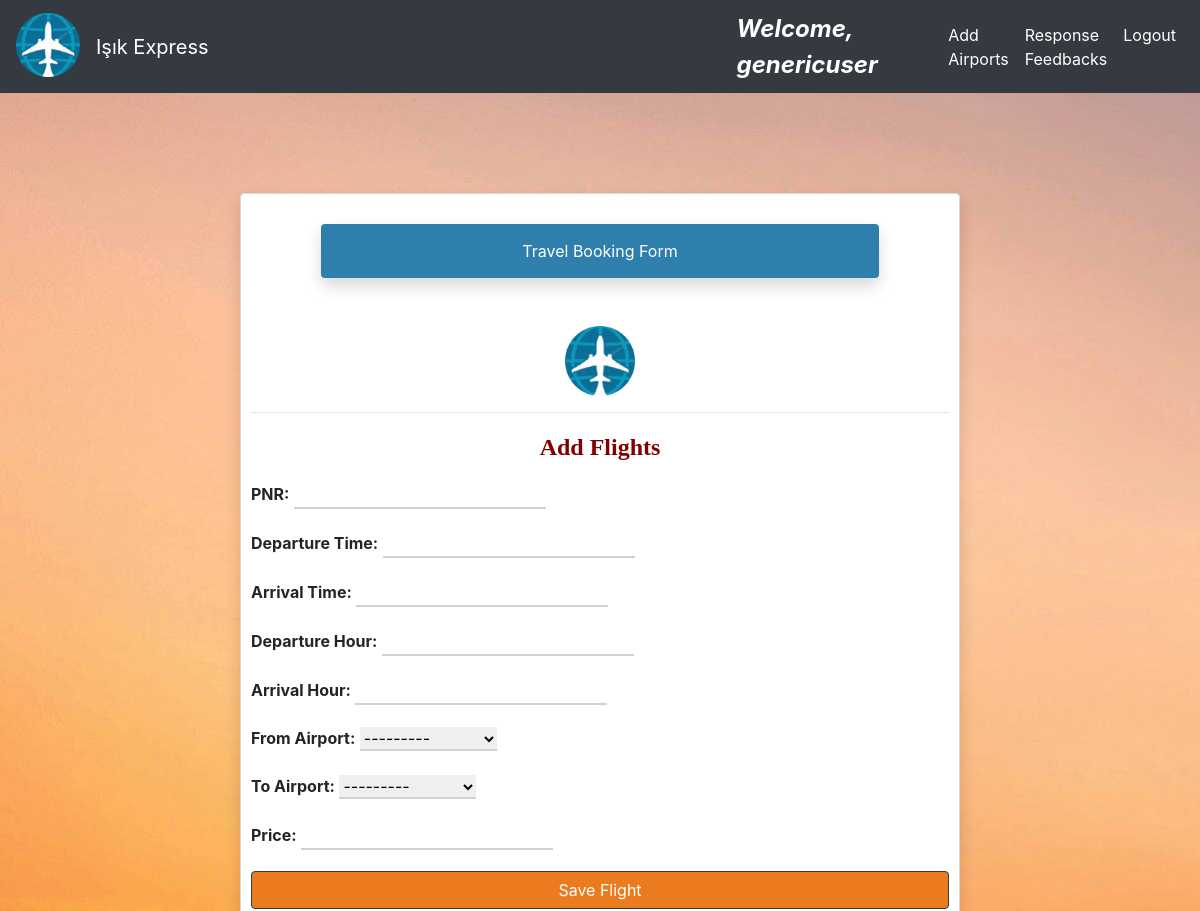
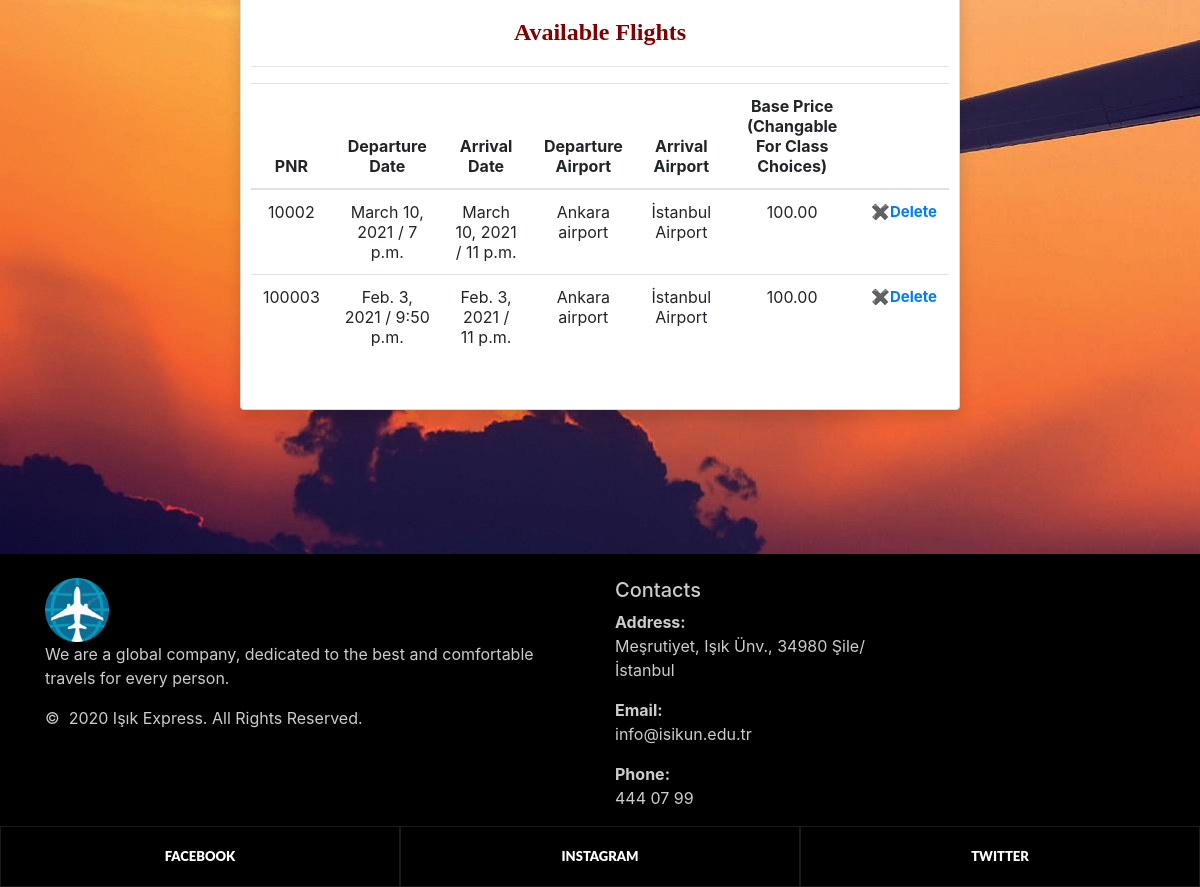
Page /homepage/ (signed in) on the committed database (2 pictures, top to bottom).
### home/models.py (models this page shows, shortened)
class Flight(models.Model):
    pnr=models.CharField(max_length=10, null=True)
    departure_time = models.DateField(auto_now_add=False, auto_now=False, null=True)
    arrival_time = models.DateField(auto_now_add=False, auto_now=False, null=True)
    departure_hour=models.TimeField(auto_now=False, auto_now_add=False, null=True)
    arrival_hour = models.TimeField(auto_now=False, auto_now_add=False, null=True)
    from_airport = models.ForeignKey(Airport, null=True,on_delete=models.SET_NULL, related_name="from_airport")
    to_airport = models.ForeignKey(Airport, null=True,on_delete=models.SET_NULL, related_name="to_airport")
    price= models.DecimalField(max_digits=10,decimal_places=2,null=True)

class Airport(models.Model):
    name=models.CharField(max_length=255,null=True)
    address=models.CharField(max_length=500,null=True)
    def __str__(self):
        return self.name

### home/views.py (the view, shortened to what this page needs)
# urls.py: path('homepage/', views.homepage, name="homepage"),
@login_required
def homepage(request):
    user = request.user
    registereduser = RegisteredUser.objects.get(user=user)
    requested_user_type = user_type.objects.get(registereduser=registereduser)
    flights = Flight.objects.filter(departure_time__range=[timezone.now(), "2022-01-01"])
    myFilter = FlightFilter(request.GET , queryset=flights)
    flights = myFilter.qs
    form = addflight(request.POST)
    if requested_user_type.user_type == 'A':
        return render(request, 'home/homepage.html', {'form':form, 'requested_user_type': requested_user_type, 'flights': flights})
    return render(request, 'home/homepage.html', {'flights': flights , 'myFilter':myFilter})

### home/forms.py
class addflight(forms.ModelForm):
   class Meta:
      model = Flight
      fields = ['pnr', 'departure_time', 'arrival_time', 'departure_hour', 'arrival_hour', 'from_airport', 'to_airport', 'price']

### home/templates/home/homepage.html (shortened to what this page needs)
{% extends 'home/main.html' %}
{% load static %}
{% block content %}
<head>
    <link rel="stylesheet" type="text/css" href="{% static 'css/footer.css' %}">
    <link rel="stylesheet" type="text/css" href="{% static 'css/background.css' %}">
    <link rel="stylesheet" href="https://cdnjs.cloudflare.com/ajax/libs/font-awesome/4.7.0/css/font-awesome.min.css">
    <link rel="stylesheet" href="https://stackpath.bootstrapcdn.com/bootstrap/4.1.1/css/bootstrap.min.css">
    <link rel="stylesheet" href="https://stackpath.bootstrapcdn.com/bootstrap/4.1.1/js/bootstrap.bundle.min.js">
</head>
<body class="first-info">
{% if requested_user_type.user_type == 'A' %}
<div class="card shadow mb-5 bg-white rounded" style=" margin-top: 100px; " class="first-info">
    <div class="card-body" style=" margin-top: 30px; ">
        <p class="card-title text-center shadow mb-5 rounded">Travel Booking Form</p>
        <div class="icons text-center">
            <img src="/static/images/logo.png" style="height: 70px; width: 70px; ">
        </div>
        <hr>
        <center><p><font face="tahoma" size="5" color="maroon"><b>Add Flights</b></font></p></center>
        <table class="table table-hover text-center">
            <thead>
            <tr>
                <th>PNR</th>
                <th>Departure Date</th>
                <th>Arrival Date</th>
                <th>Departure Airport</th>
                <th>Arrival Airport</th>
                <th>Base Price (Changable For Class Choices)</th>
                <th></th>
            </tr>
            </thead>
            <tbody>
            <form role="form" method="POST">
                <div class="form-group">
                    <label><b>PNR:</b></label>
                    {{form.pnr}}
                </div>
                <div class="form-group">
                    <label><b>Departure Time:</b></label>
                    {{form.departure_time}}
                </div>
                <div class="form-group">
                    <label><b>Arrival Time:</b></label>
                    {{form.arrival_time}}
                </div>
                <div class="form-group">
                    <label><b>Departure Hour:</b></label>
                    {{form.departure_hour}}
                </div>
                <div class="form-group">
                    <label><b>Arrival Hour:</b></label>
                    {{form.arrival_hour}}
                </div>
                <div class="form-group">
                    <label><b>From Airport:</b></label>
                    {{form.from_airport}}
                </div>
                <div class="form-group">
                    <label><b>To Airport:</b></label>
                    {{form.to_airport}}
                </div>
                <div class="form-group">
                    <label><b>Price:</b></label>
                    {{form.price}}
                </div>
                <div class="form-group">
                    <button class="btn btn-dark btn-block" type="submit" onclick="myfunction()"
                            style="background-color:#ea7c1f">
                        Save Flight
                    </button>
                </div>
            </form>
            <center><p><font face="tahoma" size="5" color="maroon"><b>Available Flights</b></font></p></center>
            <hr>
            {% for i in flights %}
            <form action="" method="POST">
                <tr>
                    <td>{{ i.pnr }}</td>
                    <td>{{ i.departure_time }} / {{ i.departure_hour }}</td>
                    <td>{{ i.arrival_time }} / {{ i.arrival_hour }}</td>
                    <td>{{ i.from_airport }}</td>
                    <td>{{ i.to_airport }}</td>
                     <td>{{ i.price }}</td>
                    <td>
                        <a href="/cancel_flight/{{ i.id }}"><b style='font-size:15px;'>&#10006;Delete</b></a>
                    </td>
                </tr>
            </form>
            {% endfor %}
            </tbody>
        </table>
        <br>
    </div>
</div>
{% endif %}
<br><br><br><br>
</body>
{% endblock %}

### home/templates/home/main.html (shortened to what this page needs)
{% load static %}
<head>
    <link rel="stylesheet" type="text/css" href="/static/css/background.css">
    <link href="//maxcdn.bootstrapcdn.com/bootstrap/4.1.1/css/bootstrap.min.css" rel="stylesheet" id="bootstrap-css">
</head>
<body class="first-info">
{% if user.is_authenticated %}
{% include 'home/navbar.html' %}
    {% else %}
     {% include 'home/home.html' %}
{% endif %}
{% block content %}
{% endblock %}
</body>
{% include 'home/footer.html' %}

### home/templates/home/navbar.html (shortened to what this page needs)
{% load static %}
{% block content %}
<head>
</head>
<body>
<nav class="navbar navbar-expand-md navbar-dark bg-dark">
    <a class="navbar-brand pb-2" href="{% url 'homepage' %}"><img src="{% static 'images/logo.png' %}" style="height: 64px; width: 64px"></a>
                <a class="navbar-brand" href="{% url 'homepage' %}">Işık Express</a>
    <a class="nav navbar-nav navbar-right " style="margin-left: 32rem !important;" ><font  size="5" color="white"><b><i>Welcome, {{user.username}}</i></b></font></a>
    <div class="collapse navbar-collapse" id="navbarNavDropdown" style="margin-left: 3% !important;">
        <ul class="navbar-nav">
        {% if requested_user_type.user_type == 'A' %}
        <li class="nav-item active">
                <a class="nav-link" href="{% url 'addairport' %}">Add Airports <span class="sr-only">(current)</span></a>
            </li>
            <li class="nav-item">
                <a class="nav-link" href="{% url 'feedbacklist' %}" style="color:white">Response Feedbacks</a>
            </li>
             <li class="nav-item">
                 <a class="nav-link" href="{% url 'logout' %}" style="color:white">Logout</a>
             </li>
        {% endif %}
        </ul>
    </div>
</nav>
</body>
{% endblock %}

### home/templates/home/footer.html (shortened to what this page needs)
{% load static %}
{% block content %}
<head>
    <link rel="stylesheet" type="text/css" href="/static/css/footer.css">
</head>
<body>
 <footer class="section footer-classic context-dark bg-image" style="background: #000000;">
                <br>
        <div class="container" >
          <div class="row row-30">
            <div class="col-md-6 col-xl-6">
              <div class="pr-xl-4"><a class="brand" href="/"><img src="/static/images/logo.png" alt="" width="64" height="64" s></a>
                <p>We are a global company, dedicated to the best and comfortable travels for every person.</p>
                <p class="rights"><span>©  </span><span class="copyright-year">2020</span><span> </span><span>Işık Express</span><span>. </span><span>All Rights Reserved.</span></p>
              </div>
            </div>
            <div class="col-md-3" >
              <h5>Contacts</h5>
              <dl class="contact-list" >
                <dt>Address:</dt>
                <dd>Meşrutiyet, Işık Ünv., 34980 Şile/İstanbul</dd>
              </dl>
              <dl class="contact-list">
                <dt>Email:</dt>
                <dd>info@isikun.edu.tr</dd>
              </dl>
              <dl class="contact-list">
                <dt>Phone:</dt>
                <dd>444 07 99</dd>
              </dl>
            </div>
          </div>
        </div>
        <div class="row no-gutters social-container">
          <div class="col"><a class="social-inner" href="https://tr-tr.facebook.com/isikuniversitesi"><span>Facebook</span></a></div>
          <div class="col"><a class="social-inner" href="https://www.instagram.com/isikuniversitesi"><span>instagram</span></a></div>
          <div class="col"><a class="social-inner" href="https://twitter.com/FMVIsikUniv?ref_src=twsrc%5Egoogle%7Ctwcamp%5Eserp%7Ctwgr%5Eauthor"><span>twitter</span></a></div>
        </div>
      </footer>
</body>
{% endblock %}

### home/static/css/background.css (style rules this page uses)
.first-info { background-image: url( '/static/images/plane1.jpg' ) ; background-size: cover; background-repeat: no-repeat; }

### home/static/css/footer.css (style rules this page uses)
.context-dark, .bg-gray-dark, .bg-primary { color: rgba(255, 255, 255, 0.8); }
.footer-classic a, .footer-classic a:focus, .footer-classic a:active { color: #ffffff; }
ul, ol { list-style: none; padding: 0; margin: 0; }
.social-inner { display: flex; flex-direction: column; align-items: center; width: 100%; padding: 23px; font: 900 13px/1 "Lato", -apple-system, BlinkMacSystemFont, "Segoe UI", Roboto, "Helvetica Neue", Arial, sans-serif; text-transform: uppercase; color: rgba(255, 255, 255, 0.5); }
.social-container .col { border: 1px solid rgba(255, 255, 255, 0.1); }

### home/templates/home/homepage.html (style rules this page uses)
.card { margin: auto; border: solid 1px #dbdad7; width: 60%; padding-left: 10px !important; padding-bottom: 10px !important; padding-right: 10px !important; padding-top: 0px !important }
.card-title { margin: auto; padding: 15px; background-color: #2f7fad; color: white; width: 80% }
div.card-body { padding: 0px }
input { outline: 0 !important; border-width: 0 0 2px !important; border-color: #d1d1cf !important }
select { outline: 0 !important; border-width: 0 0 2px !important; border-color: #d1d1cf !important }
.icons { margin: auto !important }

### rows in the picture
Flight: pnr "10002", departure_time "March 10, 2021", departure_hour "7 p.m.", arrival_time "March 10, 2021", arrival_hour "11 p.m.", from_airport "Ankara airport", to_airport "İstanbul Airport", price "100.00"
Flight: pnr "100003", departure_time "Feb. 3, 2021", departure_hour "9:50 p.m.", arrival_time "Feb. 3, 2021", arrival_hour "11 p.m.", from_airport "Ankara airport", to_airport "İstanbul Airport", price "100.00"

### other values in the picture
{{ user.username }} "genericuser"
